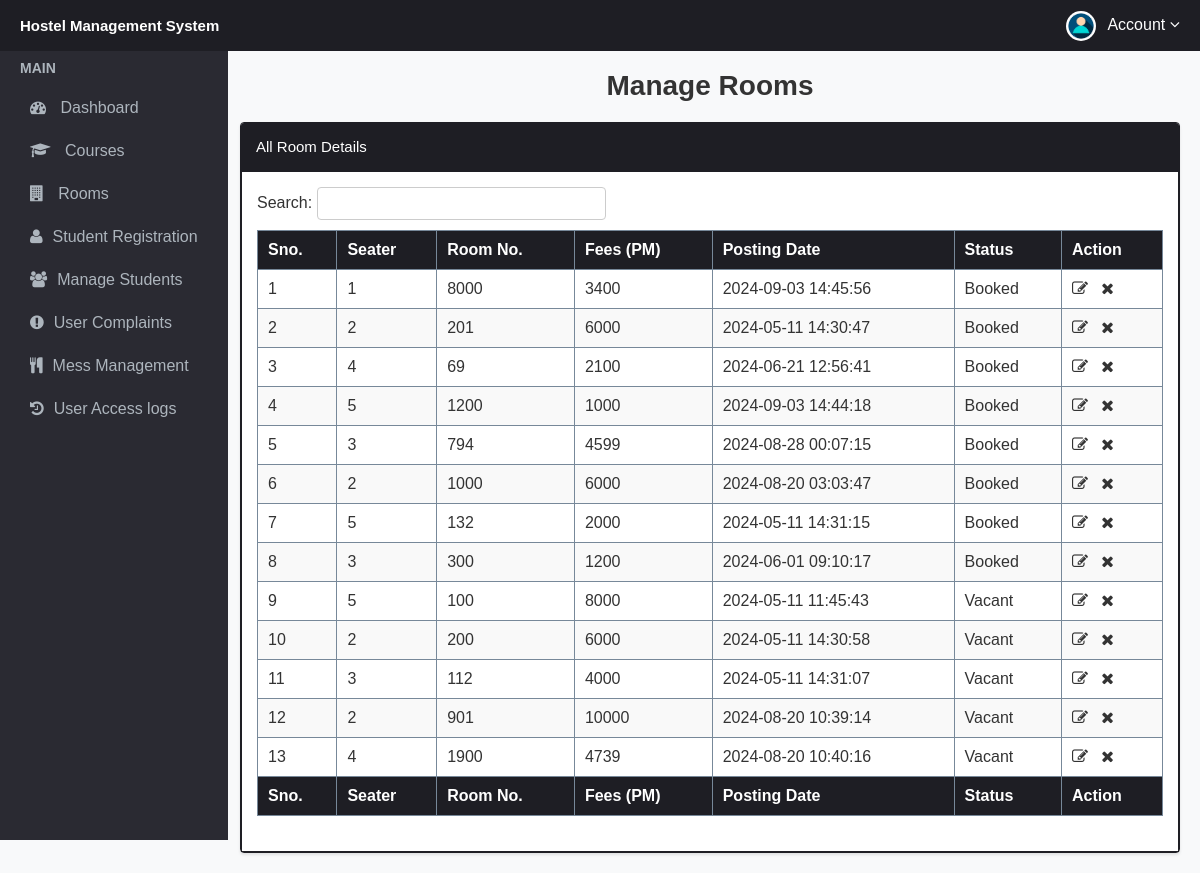
The app's page /admin/manage-rooms.php (signed in) with its own data.
### tables this page shows
CREATE TABLE `rooms` (
  `id` int(11) NOT NULL,
  `seater` int(11) NOT NULL,
  `room_no` int(11) NOT NULL,
  `fees` int(11) NOT NULL,
  `posting_date` timestamp NOT NULL DEFAULT current_timestamp()
);

CREATE TABLE `registration` (
  `id` int(11) NOT NULL,
  `userid` int(11) DEFAULT NULL,
  `roomno` int(11) NOT NULL,
  `seater` int(11) NOT NULL,
  `feespm` int(11) NOT NULL,
  `foodstatus` int(11) NOT NULL,
  `stayfrom` date NOT NULL,
  `duration` int(11) NOT NULL,
  `totalamt` int(11) DEFAULT NULL,
  `course` varchar(500) NOT NULL,
  `regno` int(11) NOT NULL,
  `firstName` varchar(500) NOT NULL,
  `middleName` varchar(500) NOT NULL,
  `lastName` varchar(500) NOT NULL,
  `gender` varchar(250) NOT NULL,
  `contactno` bigint(11) NOT NULL,
  `emailid` varchar(500) NOT NULL,
  `egycontactno` bigint(11) NOT NULL,
  `guardianName` varchar(500) NOT NULL,
  `guardianRelation` varchar(500) NOT NULL,
  `guardianContactno` bigint(11) NOT NULL,
  `corresAddress` varchar(500) NOT NULL,
  `corresCIty` varchar(500) NOT NULL,
  `corresState` varchar(500) NOT NULL,
  `corresPincode` int(11) NOT NULL,
  `pmntAddress` varchar(500) NOT NULL,
  `pmntCity` varchar(500) NOT NULL,
  `pmnatetState` varchar(500) NOT NULL,
  `pmntPincode` int(11) NOT NULL,
  `postingDate` timestamp NOT NULL DEFAULT current_timestamp(),
  `updationDate` varchar(500) NOT NULL
);

### admin/manage-rooms.php (the view, shortened to what this page needs)
<?php
include('includes/config.php');
?>
<!doctype html>
<html lang="en" class="no-js">
<head>
	<link rel="stylesheet" href="css/font-awesome.min.css">
    <link rel="stylesheet" href="css/header_and_sidebar.css">
    <link rel="stylesheet" href="css/manage-rooms.css">
</head>
<body>
	<?php include('includes/header.php');?>
			<?php include('includes/sidebar.php');?>
		<div class="content-wrapper">
			<div class="container-fluid">
						<h2 class="page-title" style="margin-top:50px;">Manage Rooms</h2>
						<div class="panel panel-default">
							<div class="panel-heading">All Room Details</div>
							<div class="panel-body">
							Search: <input type="text" id="myinp" onkeyup="searchfun()" placeholder="" title="Type in a name" style="margin-bottom:10px;">
								<table id="zctb"  cellspacing="0" width="100%">
									<thead>
										<tr>
											<th>Sno.</th>
											<th>Seater</th>
											<th>Room No.</th>
											<th>Fees (PM) </th>
											<th>Posting Date  </th>
											<th>Status</th>
											<th>Action</th>
										</tr>
									</thead>
									<tfoot>
										<tr>
											<th>Sno.</th>
											<th>Seater</th>
											<th>Room No.</th>
											<th>Fees (PM) </th>
											<th>Posting Date  </th>
											<th>Status</th>
											<th>Action</th>
										</tr>
									</tfoot>
									<tbody id="mytab">
<?php
$sql = "SELECT rooms.id, rooms.room_no, rooms.seater, rooms.fees, rooms.posting_date,
        registration.roomno AS booked_roomno
        FROM rooms
        LEFT JOIN registration ON rooms.room_no = registration.roomno";
$stmt= $mysqli->prepare($sql) ;
$stmt->execute() ;
$res=$stmt->get_result();
$cnt=1;
if($res->num_rows > 0){
while($row=$res->fetch_object())
	  {
		$status = $row->booked_roomno ? "Booked" : "Vacant";
	  	?>
<tr><td><?php echo $cnt;;?></td>
<td><?php echo $row->seater;?></td>
<td><?php echo $row->room_no;?></td>
<td><?php echo $row->fees;?></td>
<td><?php echo $row->posting_date;?></td>
<td><?php echo $status;?></td>
<td><a href="edit-room.php?id=<?php echo $row->id;?>"><i class="fa fa-edit"></i></a>&nbsp;&nbsp;
<a href="manage-rooms.php?del=<?php echo $row->id;?>" onclick="return confirm('Do you want to delete');"><i class="fa fa-close"></i></a></td>
										</tr>
									<?php
$cnt=$cnt+1;
									 }
									}?>
									</tbody>
								</table>
							</div>
						</div>
			</div>
		</div>
</body>
</html>

### admin/css/manage-rooms.css (style rules this page uses)
body { font-family: Arial, sans-serif; background-color: #f8f9fa; color: #333; margin: 0; padding: 0; }
.content-wrapper { margin-left: 220px; padding: 20px; background-color: #f8f9fa; min-height: 100vh; }
.container-fluid { max-width: 1500px; margin: auto; }
.page-title { font-size: 28px; font-weight: bold; margin-bottom: 20px; text-align: center; }
.panel { background-color: #ffffff; border: 1px solid #1e1e24; border-radius: 4px; box-shadow: 0 2px 3px rgba(0, 0, 0, 0.1); }
.panel-heading { font-size: 15px; padding: 15px 15px; background-color: #1e1e24; color: #ffffff; border-bottom: 1px solid #1e1e24; border-top-left-radius: 3px; border-top-right-radius: 3px; }
.panel-body { padding: 15px; border: 1px solid #1e1e24; }
#myinp { width: 30%; padding: 8px; margin-bottom: 10px; border: 1px solid #ccc; border-radius: 4px; }
table { width: 100%; border-collapse: collapse; margin-bottom: 20px; }
table th, table td { border: 1px solid #ddd; padding: 10px; text-align: left; border: 1px solid lightslategray; }
table th { background-color: #1e1e24; color: white; }
table tbody tr:nth-child(even) { background-color: #f9f9f9; }
table tfoot th { background-color: #1e1e24; color: white; }
table .fa { font-size: 16px; color: #333; cursor: pointer; }

### records on screen
rooms: seater "1", room_no "8000", fees "3400", posting_date "2024-09-03 14:45:56", registration.roomno "Booked"
rooms: seater "2", room_no "201", fees "6000", posting_date "2024-05-11 14:30:47", registration.roomno "Booked"
rooms: seater "4", room_no "69", fees "2100", posting_date "2024-06-21 12:56:41", registration.roomno "Booked"
rooms: seater "5", room_no "1200", fees "1000", posting_date "2024-09-03 14:44:18", registration.roomno "Booked"
rooms: seater "3", room_no "794", fees "4599", posting_date "2024-08-28 00:07:15", registration.roomno "Booked"
rooms: seater "2", room_no "1000", fees "6000", posting_date "2024-08-20 03:03:47", registration.roomno "Booked"
rooms: seater "5", room_no "132", fees "2000", posting_date "2024-05-11 14:31:15", registration.roomno "Booked"
rooms: seater "3", room_no "300", fees "1200", posting_date "2024-06-01 09:10:17", registration.roomno "Booked"
rooms: seater "5", room_no "100", fees "8000", posting_date "2024-05-11 11:45:43", status "Vacant"
rooms: seater "2", room_no "200", fees "6000", posting_date "2024-05-11 14:30:58", status "Vacant"
rooms: seater "3", room_no "112", fees "4000", posting_date "2024-05-11 14:31:07", status "Vacant"
rooms: seater "2", room_no "901", fees "10000", posting_date "2024-08-20 10:39:14", status "Vacant"
rooms: seater "4", room_no "1900", fees "4739", posting_date "2024-08-20 10:40:16", status "Vacant"
